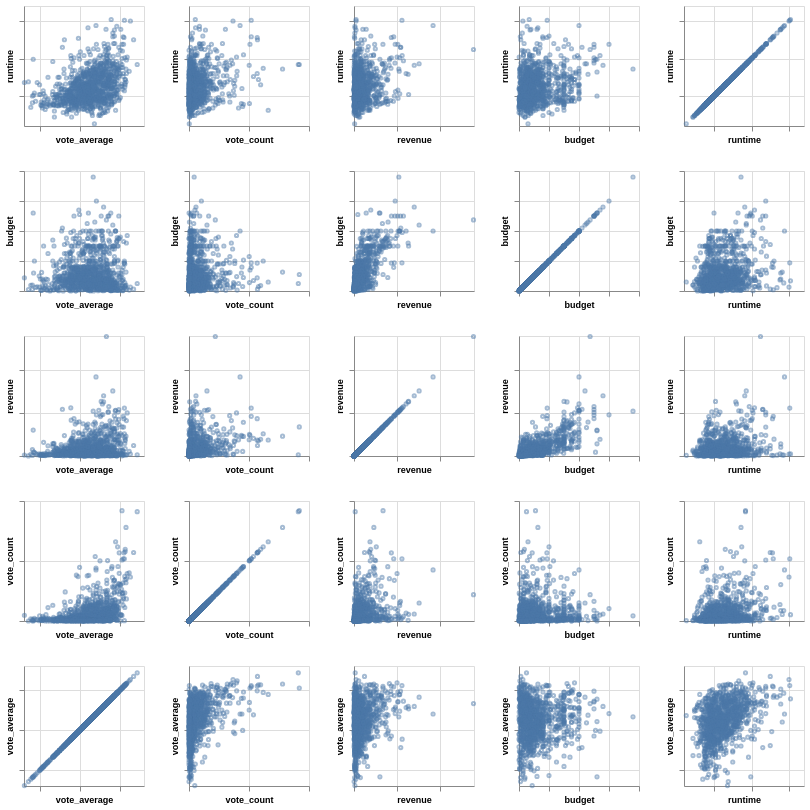

Here is the notebook cell this chart was saved with:
### Markdown cell above
<div class="alert alert-info" style="color:black">

### Question 2.1
rubric={viz:2,accuracy:2}
    
<h4>Python</h4>

<p>Next, let’s look at the relationships between pairs of numerical columns.For this we will create a scatterplot matrix (SPLOM) for all numerical columns except id.</p>
<ol type="1">
<li>I recommend starting with creating a single scatter plot and gradually substituting in the repeating columns.</li>
<li>Do not include zero on either axis unless the data actually starts at zero.</li>
<li>Reduce each subplots height and width to be able to see the entire lower diagonal in view.</li>
<li>Set the opacity and size of the points directly inside <code>mark_point()</code> in order for the plots to appear less saturated.</li>
<li>Configure the axes to remove or shrink the font of the axes labels (and optional reduce the axes titles' size). Plots don't have to look perfect during EDA, the point here is to pick up trends, not necessarily to read all labels.</li>
</ol>

You can <a href=https://altair-viz.github.io/gallery/scatter_matrix.html> study this example if you want guidance.</a>

</div>

### Code cell
# YOUR ANSWER GOES HERE
alt.Chart(Q_1_5).mark_point(size=10, opacity= 0.5).encode(
    alt.X(alt.repeat("column"), type='quantitative',scale=alt.Scale(zero=False), axis=alt.Axis(labels=False, titleFontSize=9)),
    alt.Y(alt.repeat("row"), type='quantitative',scale=alt.Scale(zero=False), axis=alt.Axis(labels=False, titleFontSize=9)),
).properties(width=120,height=120
).repeat(row=['runtime', 'budget', 'revenue', 'vote_count', 'vote_average'],
         column=['vote_average', 'vote_count', 'revenue', 'budget', 'runtime'])

### Figure 1 — Vega-Lite specification as saved in the notebook (floating-point values rounded to 4 significant figures; data arrays with more than 128 entries replaced by an {"elided": "..."} marker saying what was removed)
{"$schema": "https://vega.github.io/schema/vega-lite/v5.20.1.json", "config": {"view": {"continuousHeight": 300, "continuousWidth": 300}}, "datasets": {"data-c43ac8225a90c5a389168b011bfaa297": {"elided": "1008 records"}}, "repeat": {"column": ["vote_average", "vote_count", "revenue", "budget", "runtime"], "row": ["runtime", "budget", "revenue", "vote_count", "vote_average"]}, "spec": {"data": {"name": "data-c43ac8225a90c5a389168b011bfaa297"}, "encoding": {"x": {"axis": {"labels": false, "titleFontSize": 9}, "field": {"repeat": "column"}, "scale": {"zero": false}, "type": "quantitative"}, "y": {"axis": {"labels": false, "titleFontSize": 9}, "field": {"repeat": "row"}, "scale": {"zero": false}, "type": "quantitative"}}, "height": 120, "mark": {"opacity": 0.5, "size": 10, "type": "point"}, "width": 120}}
